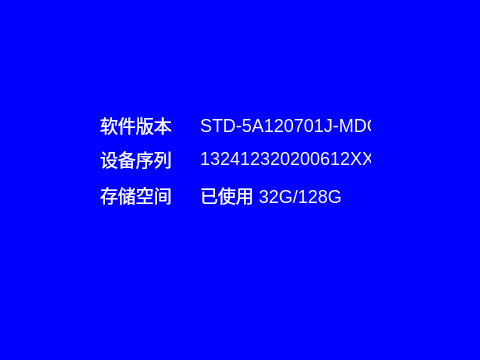
<?xml version="1.0" encoding="UTF-8"?>
<ui version="4.0">
 <class>SystemInfo</class>
 <widget class="QWidget" name="SystemInfo">
  <property name="geometry">
   <rect>
    <x>0</x>
    <y>0</y>
    <width>480</width>
    <height>360</height>
   </rect>
  </property>
  <property name="windowTitle">
   <string>SystenInfo</string>
  </property>
  <property name="styleSheet">
   <string notr="true">
*{
color: rgb(255, 255, 255);
background-color: rgba(0, 0, 255, 100%);
font: 18px;
/*border:1px solid red;*/
}

#baseWidget{
background-color: rgba(0, 0, 255, 100%);
}

#widgetHead{
	/*background-color: rgba(20 ,30, 30,100);*/
	/*border-bottom:1px solid #F8F8FF;*/
}

#tableWidget::item:focus{
	/*border: 0px solid rgb(255,209,128);)*/
border: 0px;
background-color::rgb(255,209,128);
}


</string>
  </property>
  <widget class="QWidget" name="baseWidget" native="true">
   <property name="geometry">
    <rect>
     <x>0</x>
     <y>0</y>
     <width>480</width>
     <height>360</height>
    </rect>
   </property>
   <widget class="QLabel" name="storageVal">
    <property name="geometry">
     <rect>
      <x>200</x>
      <y>180</y>
      <width>171</width>
      <height>31</height>
     </rect>
    </property>
    <property name="text">
     <string>已使用 32G/128G</string>
    </property>
   </widget>
   <widget class="QLabel" name="deviceSeqVal">
    <property name="geometry">
     <rect>
      <x>200</x>
      <y>143</y>
      <width>171</width>
      <height>31</height>
     </rect>
    </property>
    <property name="text">
     <string>132412320200612XXX</string>
    </property>
   </widget>
   <widget class="QLabel" name="softVersionVal">
    <property name="geometry">
     <rect>
      <x>200</x>
      <y>110</y>
      <width>171</width>
      <height>31</height>
     </rect>
    </property>
    <property name="text">
     <string>STD-5A120701J-MDG</string>
    </property>
   </widget>
   <widget class="QLabel" name="storage">
    <property name="geometry">
     <rect>
      <x>100</x>
      <y>185</y>
      <width>72</width>
      <height>21</height>
     </rect>
    </property>
    <property name="text">
     <string>存储空间</string>
    </property>
   </widget>
   <widget class="QLabel" name="deviceSeq">
    <property name="geometry">
     <rect>
      <x>100</x>
      <y>149</y>
      <width>72</width>
      <height>21</height>
     </rect>
    </property>
    <property name="text">
     <string>设备序列号</string>
    </property>
   </widget>
   <widget class="QLabel" name="softVersion">
    <property name="geometry">
     <rect>
      <x>100</x>
      <y>115</y>
      <width>72</width>
      <height>21</height>
     </rect>
    </property>
    <property name="text">
     <string>软件版本</string>
    </property>
   </widget>
  </widget>
 </widget>
 <resources>
  <include location="../res.qrc"/>
  <include location="res.qrc"/>
 </resources>
 <connections/>
</ui>
